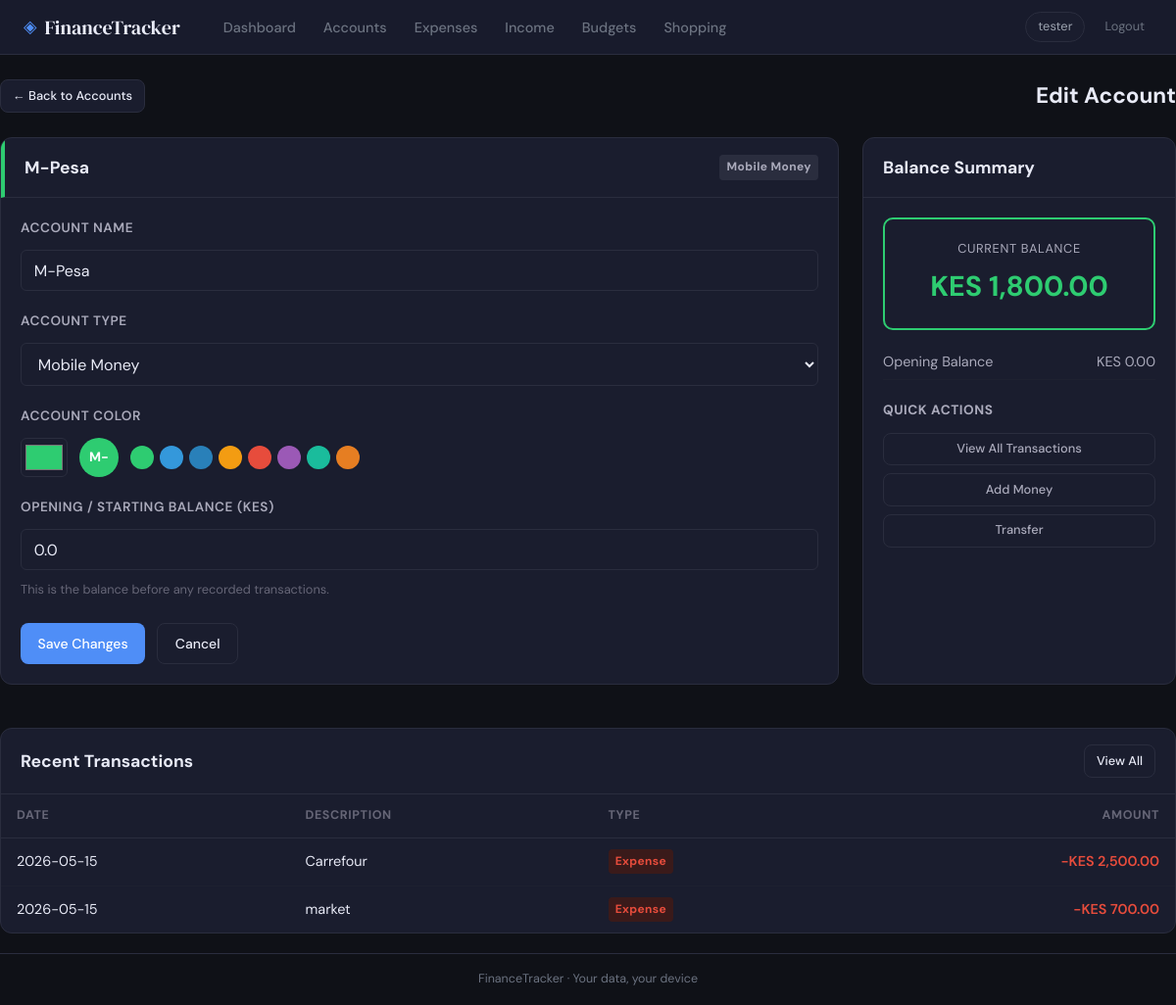
The page /accounts/edit/1 (signed in) on the database its author committed.
### tables this page shows
CREATE TABLE accounts (
            id INTEGER PRIMARY KEY AUTOINCREMENT,
            user_id INTEGER NOT NULL,
            name TEXT NOT NULL,
            type TEXT NOT NULL,
            icon TEXT,
            color TEXT,
            currency TEXT DEFAULT 'KES',
            balance REAL DEFAULT 0,
            initial_balance REAL DEFAULT 0,
            is_active INTEGER DEFAULT 1,
            created_at TEXT DEFAULT (datetime('now')),
            FOREIGN KEY (user_id) REFERENCES users(id)
        );

CREATE TABLE expenses (
            id INTEGER PRIMARY KEY AUTOINCREMENT,
            user_id INTEGER NOT NULL,
            amount REAL NOT NULL,
            description TEXT,
            category TEXT NOT NULL,
            subcategory TEXT NOT NULL,
            expense_date TEXT NOT NULL,
            created_at TEXT DEFAULT (datetime('now')), account_id INTEGER,
            FOREIGN KEY (user_id) REFERENCES users(id)
        );

### app.py (the view, shortened to what this page needs)
@app.route('/accounts/edit/<int:account_id>', methods=['GET', 'POST'])
@login_required
def edit_account(account_id):
    uid = current_user_id()
    db  = get_db()
    account = db.execute(
        'SELECT * FROM accounts WHERE id=? AND user_id=?', (account_id, uid)
    ).fetchone()
    if not account:
        flash('Account not found.', 'error')
        return redirect(url_for('accounts'))
    balance = update_account_balance(account_id, uid)
    transactions = get_account_transactions(account_id, uid, 20)
    account_types = [
        ('mobile_money', 'Mobile Money'),
        ('checking',     'Checking'),
        ('savings',      'Savings'),
        ('cash',         'Cash'),
        ('investment',   'Investment'),
    ]
    return render_template('edit_account.html',
        account=account,
        balance=balance,
        transactions=transactions,
        account_types=account_types,
        currency_symbol=CURRENCY_SYMBOL,
    )

### app.py (called while the page is built)
def get_db():
    if 'db' not in g:
        g.db = sqlite3.connect(DB_PATH)
        g.db.row_factory = sqlite3.Row
        g.db.execute('PRAGMA foreign_keys = ON')
    return g.db

def login_required(f):
    @wraps(f)
    def decorated(*args, **kwargs):
        if 'user_id' not in session:
            flash('Please log in to continue.', 'warning')
            return redirect(url_for('login'))
        return f(*args, **kwargs)
    return decorated

def current_user_id():
    return session.get('user_id')

def get_account_transactions(account_id, user_id, limit=100):
    db = get_db()
    expenses = db.execute('''
        SELECT id, amount, description, expense_date as date,
               'expense' as type, category, subcategory
        FROM expenses
        WHERE account_id=? AND user_id=?
        ORDER BY expense_date DESC
        LIMIT ?
    ''', (account_id, user_id, limit)).fetchall()
    incomes = db.execute('''
        SELECT id, amount, source as description, income_date as date,
               'income' as type, category, '' as subcategory
        FROM income
        WHERE account_id=? AND user_id=?
        ORDER BY income_date DESC
        LIMIT ?
    ''', (account_id, user_id, limit)).fetchall()
    all_tx = [dict(r) for r in expenses] + [dict(r) for r in incomes]
    all_tx.sort(key=lambda x: x['date'], reverse=True)
    return all_tx[:limit]

### templates/edit_account.html (shortened to what this page needs)
{% extends "base.html" %}
{% block content %}
<div class="page-header">
  <a href="{{ url_for('accounts') }}" class="btn btn-secondary btn-sm">← Back to Accounts</a>
  <h2 style="margin:0;">Edit Account</h2>
</div>
<div class="edit-account-grid">
  <div class="card">
    <div class="card-header" style="border-left: 4px solid {{ account.color }};">
      <h3>{{ account.name }}</h3>
      <span class="badge">{{ account.type | replace('_', ' ') | title }}</span>
    </div>
    <div class="card-body">
      <form method="POST" action="{{ url_for('edit_account', account_id=account.id) }}">
        <div class="form-group">
          <label for="name">Account Name</label>
          <input type="text" id="name" name="name"
                 value="{{ account.name }}" required maxlength="50"
                 placeholder="e.g. M-Pesa, Savings, I&M 1">
        </div>
        <div class="form-group">
          <label for="type">Account Type</label>
          <select id="type" name="type">
            {% for val, label in account_types %}
              <option value="{{ val }}" {% if account.type == val %}selected{% endif %}>{{ label }}</option>
            {% endfor %}
          </select>
        </div>
        <div class="form-group">
          <label for="color">Account Color</label>
          <div class="color-picker-row">
            <input type="color" id="color" name="color" value="{{ account.color }}">
            <span class="color-preview" id="color-preview" style="background:{{ account.color }};">
              {{ account.name[:2] | upper }}
            </span>
            <span class="color-presets">
              {% for c in ['#2ecc71','#3498db','#2980b9','#f39c12','#e74c3c','#9b59b6','#1abc9c','#e67e22'] %}
                <button type="button" class="preset-dot" style="background:{{ c }};"
                        onclick="setColor('{{ c }}')"></button>
              {% endfor %}
            </span>
          </div>
        </div>
        <div class="form-group">
          <label for="initial_balance">Opening / Starting Balance ({{ currency_symbol }})</label>
          <input type="number" id="initial_balance" name="initial_balance"
                 value="{{ account.initial_balance }}" step="0.01" min="0"
                 placeholder="0.00">
          <small class="hint">This is the balance before any recorded transactions.</small>
        </div>
        <div class="form-actions">
          <button type="submit" class="btn btn-primary">Save Changes</button>
          <a href="{{ url_for('accounts') }}" class="btn btn-secondary">Cancel</a>
        </div>
      </form>
    </div>
  </div>
  <div class="card side-card">
    <div class="card-header">
      <h3>Balance Summary</h3>
    </div>
    <div class="card-body">
      <div class="balance-display" style="border-color: {{ account.color }};">
        <div class="balance-label">Current Balance</div>
        <div class="balance-amount" style="color: {{ account.color }};">
          {{ currency_symbol }} {{ "{:,.2f}".format(balance) }}
        </div>
      </div>
      <div class="balance-meta">
        <div class="meta-row">
          <span>Opening Balance</span>
          <span>{{ currency_symbol }} {{ "{:,.2f}".format(account.initial_balance) }}</span>
        </div>
      </div>
      <div class="quick-actions">
        <h4>Quick Actions</h4>
        <a href="{{ url_for('account_transactions', account_id=account.id) }}"
           class="btn btn-outline btn-sm btn-block">View All Transactions</a>
        <a href="{{ url_for('accounts') }}#add-money" class="btn btn-outline btn-sm btn-block">Add Money</a>
        <a href="{{ url_for('accounts') }}#transfer" class="btn btn-outline btn-sm btn-block">Transfer</a>
      </div>
    </div>
  </div>
</div>
{% if transactions %}
<div class="card" style="margin-top:1.5rem;">
  <div class="card-header">
    <h3>Recent Transactions</h3>
    <a href="{{ url_for('account_transactions', account_id=account.id) }}"
       class="btn btn-sm btn-secondary">View All</a>
  </div>
  <div class="card-body p-0">
    <table class="table">
      <thead>
        <tr>
          <th>Date</th>
          <th>Description</th>
          <th>Type</th>
          <th style="text-align:right;">Amount</th>
        </tr>
      </thead>
      <tbody>
        {% for tx in transactions %}
        <tr>
          <td>{{ tx.date }}</td>
          <td>{{ tx.description or '—' }}</td>
          <td>
            <span class="badge badge-{{ tx.type }}">{{ tx.type | title }}</span>
          </td>
          <td style="text-align:right; color:{{ '#2ecc71' if tx.type == 'income' else '#e74c3c' }}; font-weight:600;">
            {{ '+' if tx.type == 'income' else '-' }}{{ currency_symbol }} {{ "{:,.2f}".format(tx.amount) }}
          </td>
        </tr>
        {% endfor %}
      </tbody>
    </table>
  </div>
</div>
{% else %}
<div class="card" style="margin-top:1.5rem;">
  <div class="card-body" style="text-align:center; color:#888; padding:2rem;">
    No transactions recorded for this account yet.
  </div>
</div>
{% endif %}
{% endblock %}

### static/style.css (style rules this page uses)
:root { --bg: #0f1117; --surface: #1a1d2e; --surface2: #12151f; --border: #2a2d3e; --accent: #3a3f60; --accent2: #252840; --primary: #4f8ef7; --primary-dark:#3a7ae0; --green: #2ecc71; --red: #e74c3c; --yellow: #f39c12; --purple: #9b59b6; --text: #e8eaf6; --text-muted: #6b7280; --text-sub: #9ca3af; --radius-sm: 4px; --radius: 8px; --radius-lg: 12px; --radius-xl: 18px; --font-sans: 'DM Sans', sans-serif; --font-disp: 'DM Serif Display', serif; --shadow: 0 2px 12px rgba(0,0,0,0.4); --shadow-lg: 0 8px 32px rgba(0,0,0,0.5); }
*, *::before, *::after { box-sizing: border-box; margin: 0; padding: 0; }
html { scroll-behavior: smooth; }
body { background: var(--bg); color: var(--text); font-family: var(--font-sans); font-size: 15px; line-height: 1.6; min-height: 100vh; display: flex; flex-direction: column; }
a { color: var(--primary); text-decoration: none; }
.page-header { display: flex; align-items: flex-start; justify-content: space-between; gap: 1rem; margin-bottom: 1.75rem; flex-wrap: wrap; }
.card { background: var(--surface); border: 1px solid var(--border); border-radius: var(--radius-lg); margin-bottom: 1.25rem; overflow: hidden; }
.card-header { display: flex; align-items: center; justify-content: space-between; padding: 1rem 1.25rem; border-bottom: 1px solid var(--border); }
.card-body { padding: 1.25rem; }
.btn { display: inline-flex; align-items: center; gap: 0.4rem; padding: 0.55rem 1.1rem; border-radius: var(--radius); font-family: var(--font-sans); font-size: 0.875rem; font-weight: 500; cursor: pointer; border: none; text-decoration: none; transition: opacity 0.15s, transform 0.1s, background 0.15s; white-space: nowrap; }
.btn-primary { background: var(--primary); color: #fff; }
.btn-secondary { background: var(--surface); color: var(--text); border: 1px solid var(--border); }
.btn-outline { background: transparent; color: var(--text-sub); border: 1px solid var(--border); }
.btn-sm { padding: 0.35rem 0.75rem; font-size: 0.8rem; }
.form-group { display: flex; flex-direction: column; gap: 0.3rem; min-width: 140px; flex: 1; }
.form-group label { font-size: 0.78rem; font-weight: 600; color: var(--text-muted); text-transform: uppercase; letter-spacing: 0.04em; }
.form-group input, .form-group select, .form-group textarea { background: var(--surface2); border: 1px solid var(--border); border-radius: var(--radius); color: var(--text); font-family: var(--font-sans); font-size: 0.9rem; padding: 0.5rem 0.75rem; width: 100%; transition: border-color 0.15s; }
select option { background: var(--surface); }
.badge { display: inline-block; padding: 0.2em 0.55em; border-radius: var(--radius-sm); font-size: 0.72rem; font-weight: 700; letter-spacing: 0.03em; }
.badge.expense, .badge-expense { background: rgba(231,76,60,0.15); color: var(--red); }

### rows shown on the page
accounts: name "M-Pesa", type "Mobile Money", color "#2ecc71", name "M-", currency "KES", initial_balance "0.0", initial_balance "0.00"
expenses: date "2026-05-15", description "Carrefour", type "Expense", type "-", currency_symbol "KES", amount "2,500.00"
expenses: date "2026-05-15", description "market", type "Expense", type "-", currency_symbol "KES", amount "700.00"

### other values the page prints
{{ session.username }} "tester"
{{ "{:,.2f}".format(balance) }} "1,800.00"
